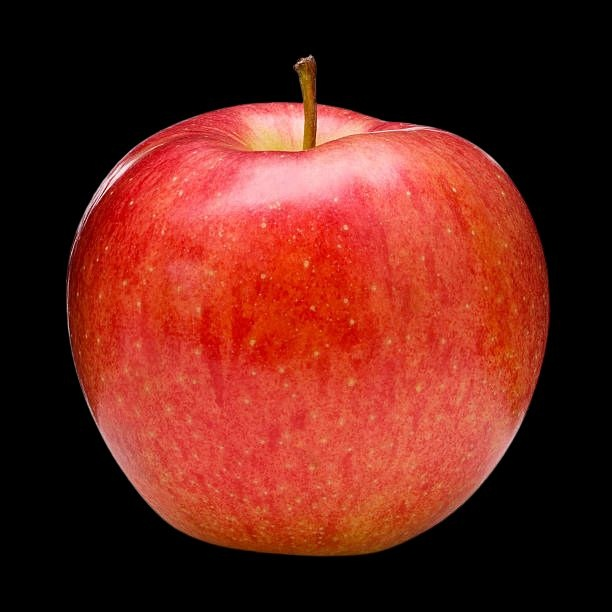
#> input picture features/translated_img.jpg, 612 x 612 px
$ python shape.py translated_img.jpg translated_img.jpg
#> lines starting #> are read from the running program, lines starting #| are printed output that depends on the picture; after the words box and inside, x2 and y2 are one past the last pixel; in counts of white or black regions, pixels touching at a corner belong together
import cv2
import numpy as np
import os
import sys
import json
import random
import string
import matplotlib.pyplot as plt


shape_counts = {"Triangle": 0, "Quadrilateral": 0, "Square": 0, "Rectangle": 0, "Diamond": 0, "Pentagon": 0, "Hexagon": 0, "Octagon": 0, "Oblong": 0, "Star": 0, "Circle": 0, "Total": 0}

def find_shape(approx, area):
    _, _, w, h = cv2.boundingRect(approx)
    aspect_ratio = w / float(h)

    variance_threshold = 0.2
    cx = np.mean(approx[:, 0, 0])
    cy = np.mean(approx[:, 0, 1])
    distances = np.sqrt((approx[:, 0, 0] - cx)**2 + (approx[:, 0, 1] - cy)**2)
    variance = np.var(distances)

    if variance > variance_threshold:
        shape_counts["Diamond"] += 1
        shape_label = "Diamond" if area < small_diamond_area_threshold else "Diamond"
    elif 0.95 <= aspect_ratio <= 1.75:
        shape_counts["Square"] += 1
        shape_label = "Square"
    else:
        shape_counts["Rectangle"] += 1
        shape_label = "Rectangle"

    return shape_label

def is_oblong(contour, threshold_ratio=1.5):
    ellipse = cv2.fitEllipse(contour)
    (center, axes, orientation) = ellipse
    major_axis_length = max(axes)
    minor_axis_length = min(axes)
    ratio = major_axis_length / minor_axis_length
    return ratio > threshold_ratio

def find_color_regions(hsv_img, lower_bound, upper_bound):
    """Find regions of a specific color within the defined HSV range, including edges."""
    blurred_hsv_img = cv2.GaussianBlur(hsv_img, (5, 5), 0)

    edges = cv2.Canny(blurred_hsv_img, 50, 150)

    mask = cv2.inRange(blurred_hsv_img, lower_bound, upper_bound)
    mask = cv2.bitwise_or(mask, edges)

    kernel = np.ones((5, 5), np.uint8)
    mask = cv2.morphologyEx(mask, cv2.MORPH_OPEN, kernel)

    contours, _ = cv2.findContours(mask, cv2.RETR_EXTERNAL, cv2.CHAIN_APPROX_SIMPLE)
    min_area = 1500
    large_contours = [cnt for cnt in contours if cv2.contourArea(cnt) > min_area]
    cv2.drawContours(img, large_contours, -1, (0, 255, 0), 3)

    return len(large_contours)


image_path = sys.argv[1]
# image_path = "edges.png "
img = cv2.imread(image_path)
#> img is the input picture: shape (612, 612, 3); mean B, G, R 25.9, 35.4, 101.8
threshold = 50

mask = (img[:, :, 0] < threshold) & (img[:, :, 1] < threshold) & (img[:, :, 2] < threshold)
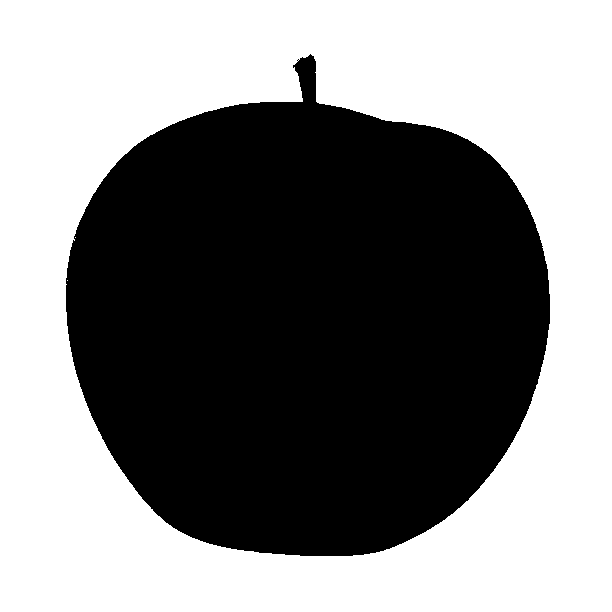
#> mask: shape (612, 612) bool; 52.2% white; 1 black region, box (x1, y1, x2, y2) and area: (66, 54, 550, 556) 178977
img[mask] = [255, 255, 255]

output_path = 'processed_sequence'
os.makedirs(output_path, exist_ok=True)
blurred_img = cv2.GaussianBlur(img, (5, 5), 0)
imgGrey = cv2.cvtColor(blurred_img, cv2.COLOR_BGR2GRAY)
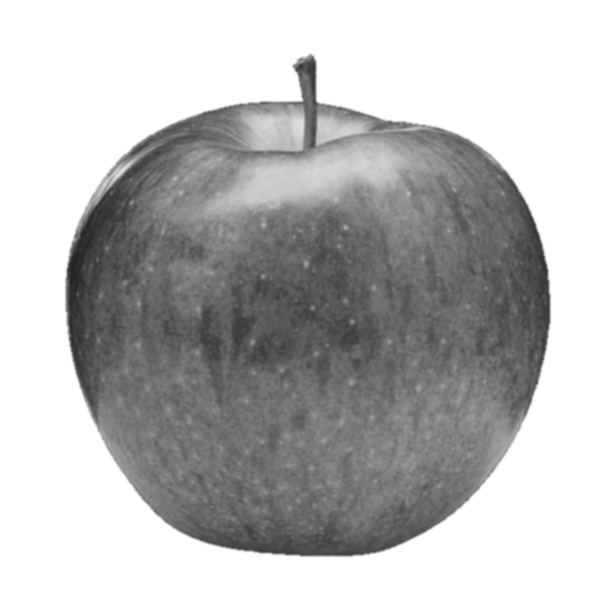
#> imgGrey: shape (612, 612); min 33, max 255, mean 187.2
_, thrash = cv2.threshold(imgGrey, 230, 255, cv2.THRESH_BINARY_INV)
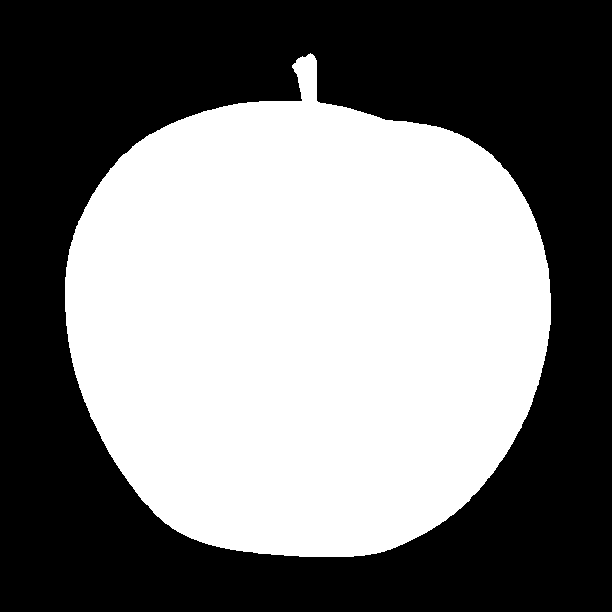
#> thrash: shape (612, 612); 48.3% white; 1 white region
contours, hierarchy = cv2.findContours(thrash, cv2.RETR_TREE, cv2.CHAIN_APPROX_SIMPLE)
#> contours = 1 contour; box (x1, y1, x2, y2) and area: (65, 53, 551, 557) 180085
# cv2.drawContours(img, [approx], 0, (0, 0, 0), 5)

small_diamond_area_threshold = 1000


def put_label(cv_img, text, contour):
    M = cv2.moments(contour)
    if M['m00'] != 0:
        cx = int(M['m10'] / M['m00'])
        cy = int(M['m01'] / M['m00'])

        font = cv2.FONT_HERSHEY_SIMPLEX

        # Border settings
        border_thickness = 5
        border_color = (0, 0, 0)  # Black

        # Text settings
        text_thickness = 3
        bg_types = sys.argv[2]
        if bg_types == 'black':
            text_color = (255, 255, 0)
        else:
            text_color = (0, 0, 0)

        # Draw the border (background of the text)
        cv2.putText(cv_img, text, (cx, cy), font, 1, border_color, border_thickness)

        # Draw the actual text
        cv2.putText(cv_img, text, (cx, cy), font, 1, text_color, text_thickness)
        # cv2.putText(cv_img, text, (cx, cy), cv2.FONT_HERSHEY_SIMPLEX, 1, (255, 0, 0), 2)
    return cv_img

labelled_images = []

for i, contour in enumerate(contours):
    area = cv2.contourArea(contour)
    if area > 100:
        approx = cv2.approxPolyDP(contour, 0.03 * cv2.arcLength(contour, True), True)
        if len(approx) == 4:
            shape_counts["Total"] += 1
            shape_counts["Quadrilateral"] += 1
            shape_label = find_shape(approx, area)
            put_label(img, shape_label, contour)
        elif len(approx) == 3:
            shape_counts["Triangle"] += 1
            shape_counts["Total"] += 1
            put_label(img, "Triangle", contour)
        elif len(approx) == 5:
            shape_counts["Pentagon"] += 1
            shape_counts["Total"] += 1
            put_label(img, "Pentagon", contour)
        elif len(approx) == 6:
            shape_counts["Hexagon"] += 1
            shape_counts["Total"] += 1
            put_label(img, "Hexagon", contour)
        elif len(approx) == 10:
            shape_counts["Star"] += 1
            shape_counts["Total"] += 1
            put_label(img, "Star", contour)
        else:
            shape_counts["Total"] += 1
            if is_oblong(contour):
                shape_counts["Oblong"] += 1
                put_label(img, "Oblong", contour)
            else:
                shape_counts["Circle"] += 1
                put_label(img, "Circle", contour)
    intermediate_image_path = f'{output_path}/step_{i}.png'
    bg_type = sys.argv[2]
    if bg_type == 'black':
        white_background_mask = (img[:, :, 0] > 200) & (img[:, :, 1] > 200) & (img[:, :, 2] > 200)
        img[white_background_mask] = [0, 0, 0]

    cv2.imwrite(intermediate_image_path, img)
    labelled_images.append(intermediate_image_path)
#> this loop made 1 pass
#> (area, center in is_oblong, axes in is_oblong, orientation in is_oblong, major_axis_length in is_oblong, minor_axis_length in is_oblong, ratio in is_oblong) on pass 1: (180085, (306.7, 320.8), (478.6, 487.6), 96.93, 487.6, 478.6, 1.02)
#> pass 1, `cv2.imwrite(intermediate_image_path, img)`:
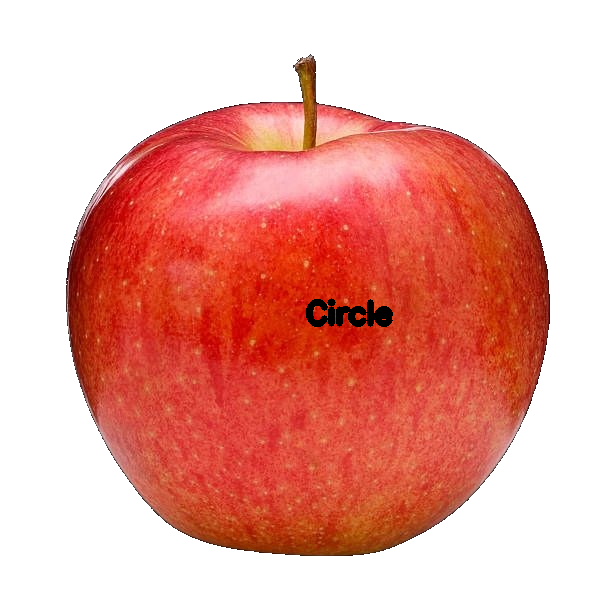
#> saved as step_0.png: shape (612, 612, 3); mean B, G, R 158.9, 168.3, 233.9
#> after the loop, labelled_images = ['processed_sequence/step_0.png']; shape_counts = 12 items

with open('assets/json/shape_counts.json', 'w') as f:
    json.dump(shape_counts, f)

frame = cv2.imread(labelled_images[0])
# height, width, layers = frame.shape
# video_name = 'labelled_video.avi'
# video = cv2.VideoWriter(video_name, 0, 1, (width, height))
height, width, layers = frame.shape
#> height = 612; width = 612; layers = 3
fourcc = cv2.VideoWriter_fourcc(*'avc1')
#> fourcc = 828601953
random_letters = ''.join(random.choice(string.ascii_letters) for _ in range(5))
video_name = f'assets/vids/labelled_video_{random_letters}.mp4'
#> video_name = 'assets/vids/labelled_video_yWAcq.mp4'
video = cv2.VideoWriter(video_name, fourcc, 1, (width, height))

for image in labelled_images:
    video.write(cv2.imread(image))

cv2.destroyAllWindows()
video.release()

video_info = {"video_name": video_name}
#> video_info = {'video_name': 'assets/vids/labelled_video_yWAcq.mp4'}
with open('assets/json/video_info.json', 'w') as json_file:
    json.dump(video_info, json_file)


hsv_img = cv2.cvtColor(img, cv2.COLOR_BGR2HSV)
#> hsv_img: shape (612, 612, 3); mean H, S, V 8.8, 91.6, 233.9

color_ranges = {
    "Red": ((0, 50, 20), (0, 255, 255)),
    "Green": ((55, 50, 50), (75, 255, 255)),
    "Blue": ((89, 50, 70), (128, 255, 255)),
    "Yellow": ((18, 40, 90), (30, 255, 255)),
}

color_regions = {color: find_color_regions(hsv_img, np.array(lower), np.array(upper))
                 for color, (lower, upper) in color_ranges.items()}
#> in find_color_regions, `blurred_hsv_img = cv2.GaussianBlur(hsv_img, (5, 5), 0)`: blurred_hsv_img: shape (612, 612, 3); mean H, S, V 8.8, 91.6, 233.9
#> in find_color_regions, `edges = cv2.Canny(blurred_hsv_img, 50, 150)`: edges: shape (612, 612); 1.8% white in thin lines or dots, all inside (x1, y1, x2, y2) = (65, 53, 551, 557)
#> in find_color_regions, `mask = cv2.inRange(blurred_hsv_img, lower_bound, upper_bound)`: mask: shape (612, 612); 0.74% white; 129 white regions (104 under 20 px), largest, box (x1, y1, x2, y2) and area: (99, 191, 128, 221) 342, (351, 216, 384, 246) 309, (203, 338, 219, 380) 275
#> in find_color_regions, `mask = cv2.morphologyEx(mask, cv2.MORPH_OPEN, kernel)`: mask: shape (612, 612); 0.3% white; 16 white regions
#> in find_color_regions, `contours, _ = cv2.findContours(mask, cv2.RETR_EXTERNAL, cv2.CHAIN_APPR..`: contours = 16 contours, 2 with area under 20; largest, box (x1, y1, x2, y2) and area: (114, 198, 127, 219) 152, (354, 224, 367, 246) 118, (208, 357, 218, 376) 114, (138, 175, 151, 186) 88, (218, 385, 225, 398) 72
#> in find_color_regions, `large_contours = [cnt for cnt in contours if cv2.contourArea(cnt) > mi..`: large_contours = []
#> in find_color_regions (call 2), `mask = cv2.inRange(blurred_hsv_img, lower_bound, upper_bound)`: mask: shape (612, 612); 0.29% white in thin lines or dots, all inside (x1, y1, x2, y2) = (66, 101, 550, 498)
#> in find_color_regions (call 2), `mask = cv2.morphologyEx(mask, cv2.MORPH_OPEN, kernel)`: mask: shape (612, 612); every value is 0
#> in find_color_regions (call 3), `mask = cv2.inRange(blurred_hsv_img, lower_bound, upper_bound)`: mask: shape (612, 612); 0.51% white in thin lines or dots, all inside (x1, y1, x2, y2) = (67, 102, 536, 469)
#> in find_color_regions (call 4), `mask = cv2.inRange(blurred_hsv_img, lower_bound, upper_bound)`: mask: shape (612, 612); 0.39% white; 501 white regions (498 under 20 px), largest, box (x1, y1, x2, y2) and area: (261, 135, 288, 149) 213, (300, 69, 309, 99) 167, (299, 125, 309, 148) 116
#> in find_color_regions (call 4), `mask = cv2.morphologyEx(mask, cv2.MORPH_OPEN, kernel)`:
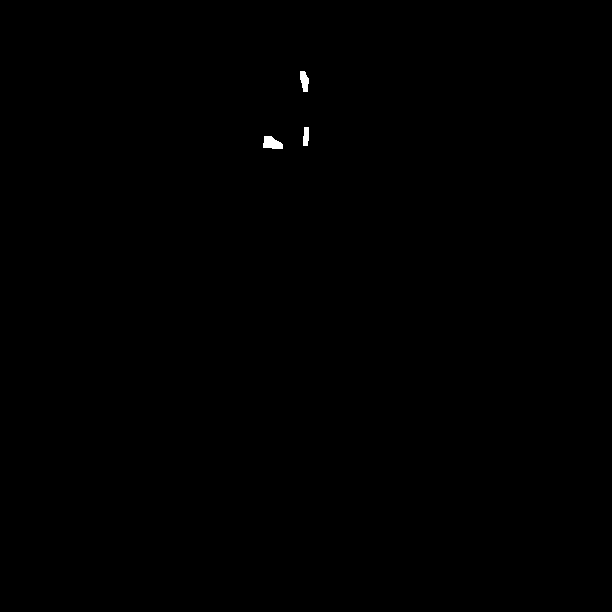
#> mask: shape (612, 612); 0.12% white; 3 white regions
#> in find_color_regions (call 4), `contours, _ = cv2.findContours(mask, cv2.RETR_EXTERNAL, cv2.CHAIN_APPR..`: contours = 3 contours; box (x1, y1, x2, y2) and area: (263, 136, 283, 149) 166, (300, 71, 309, 92) 113, (303, 127, 309, 146) 77
#> color_regions = {'Red': 0, 'Green': 0, 'Blue': 0, 'Yellow': 0}

with open('assets/json/color_counts.json', 'w') as f:
    json.dump(color_regions, f)

imgs = cv2.imread(image_path)

bgss_type = sys.argv[2]
if bgss_type == 'black':
    white_background_masks = (imgs[:, :, 0] > 50) & (imgs[:, :, 1] > 50) & (imgs[:, :, 2] > 50)
    imgs[mask] = [255, 255, 255]
    cv2.imwrite('neat.jpg', imgs)
else:
    mask = (imgs[:, :, 0] < 200) & (imgs[:, :, 1] < 200) & (imgs[:, :, 2] < 200)
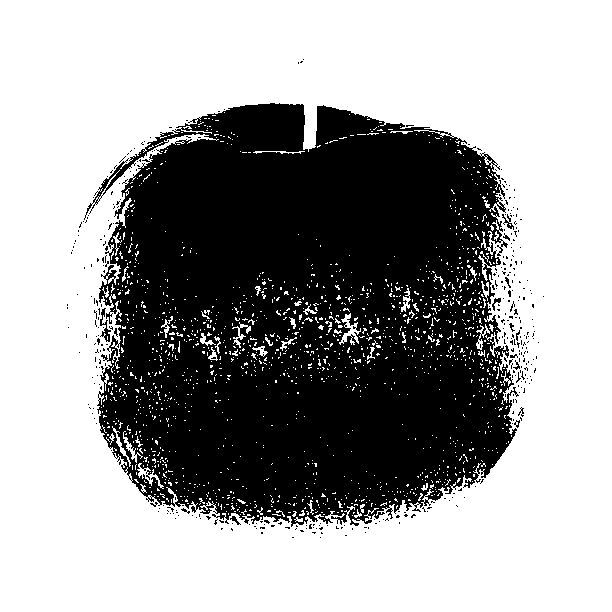
#> mask: shape (612, 612) bool; 62.5% white; 380 black regions (366 under 20 px), largest, box (x1, y1, x2, y2) and area: (84, 103, 519, 527) 138635, (100, 308, 111, 342) 132, (502, 214, 514, 230) 66
    imgs[mask] = [0, 0, 0]
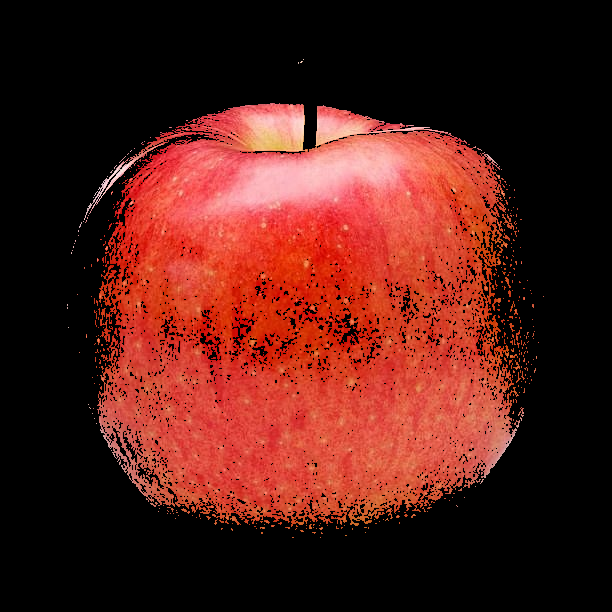
#> imgs: shape (612, 612, 3); 14.09% of pixels changed, all inside (x1, y1, x2, y2) = (62, 47, 561, 562)
    cv2.imwrite('neat.jpg', imgs)
